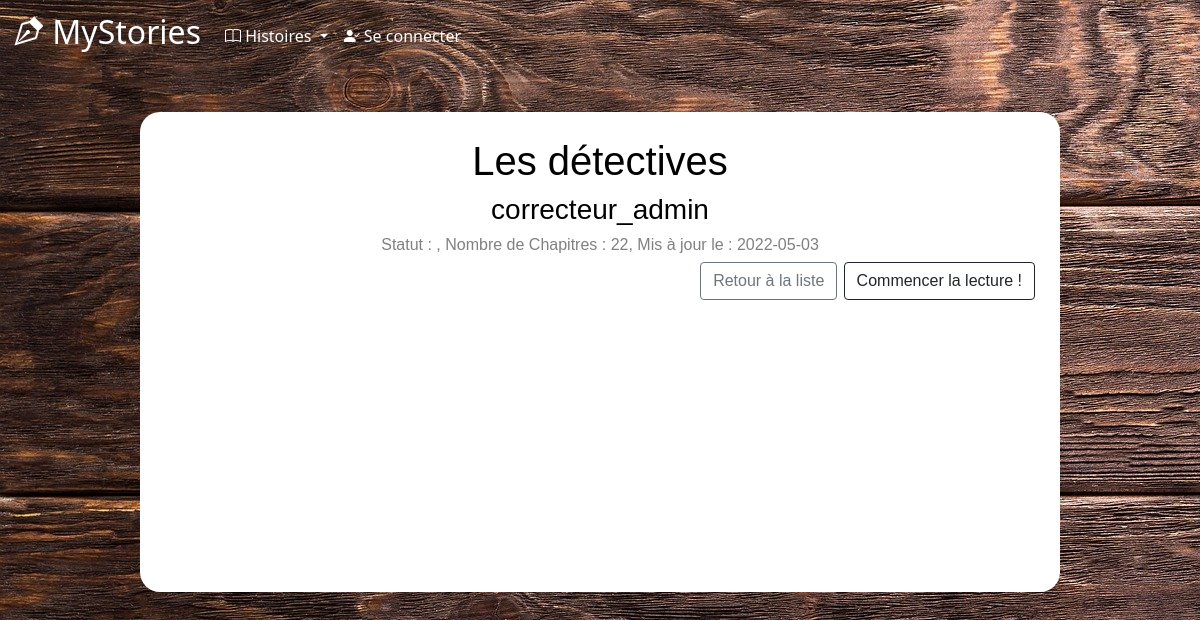
The app's page /StorySummary.php?id=1 with its own data.
### tables this page shows
CREATE TABLE `stories` (
  `id_story` int(11) NOT NULL,
  `title` varchar(50) DEFAULT NULL,
  `author` varchar(30) DEFAULT NULL,
  `nbChapters` int(11) DEFAULT NULL,
  `finished` tinyint(1) DEFAULT NULL,
  `date` date DEFAULT NULL,
  `hide` tinyint(1) NOT NULL,
  `summary` mediumtext NOT NULL
);

### StorySummary.php (the view, shortened to what this page needs)
<?php include("includes/header.php") ?>
<?php include("includes/connect.php") ?>
<main>
    <div id=backgroundConnexion>
        <?php
        $requete = "SELECT * FROM stories WHERE id_story = :id";
        $req = $bdd->prepare($requete);
        $req->execute(array('id' => $_GET['id']));
        $histoire = $req->fetch();
        ?> <h1 id="centre"><?php echo $histoire['title']; ?></h2>
            <h3 id="centre"><?php echo $histoire['author']; ?></h3>
            <h6 id="donneesHistoire">Statut : <?php echo $histoire['status']; ?>, Nombre de Chapitres : <?php echo $histoire['nbChapters']; ?>, Mis à jour le : <?php echo $histoire['date']; ?></h6>
            <div id="btn-lecture">
                <a class="btn btn-outline-secondary" href="ListeHistoires.php" role="button">Retour à la liste</a>
                <a class="btn btn-outline-dark" href="#" role="button">Commencer la lecture !</a>
            </div>
    </div>
</main>
</body>
</html>

### style.css (style rules this page uses)
.accueil { background-image: url("images/fondBois.jpg"); }
body { background-color: black; color: white; }
main { margin: 20px 10%; color: black; padding: 20px; position: relative; background-size: cover; background-attachment: fixed; width: 80vw; font-size: 0.6cm; font-family: 'Trebuchet MS', 'Lucida Sans Unicode', 'Lucida Grande', 'Lucida Sans', Arial, sans-serif; }
#btn-lecture { display: flex; justify-content: flex-end; }
#backgroundConnexion { position: relative; top: 0; left: 0; min-height: 60vh; background: white; border-radius: 20px; padding: 25px; z-index: 1; }
#centre { display: flex; justify-content: center; }
#donneesHistoire { color: grey; text-align: center; }

### records on screen
stories: title "Les détectives", author "correcteur_admin", nbChapters "22", date "2022-05-03"
